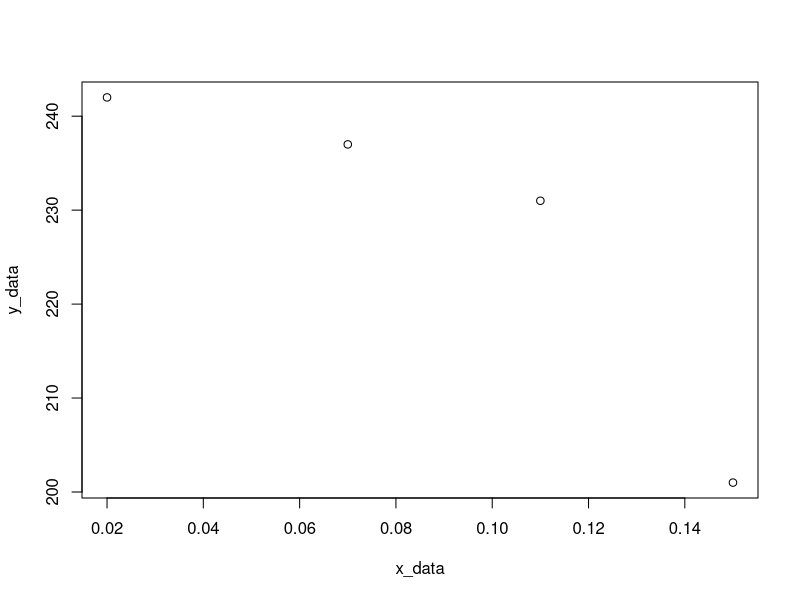

Write the R code that produced this figure. (Note: this script raises an error after producing the figure.)
## ---- chunk 1
rm(list = ls())
## ---- chunk 2
N <- 10000 # nolint
error_sd <- 10
x_data <- 1:N # non-random variable (explanatory variable)
error_data <- rnorm(N, mean = 0, sd = error_sd) # random variable and constant variance #nolint
b_0 <- 1 # intercept
b_1 <- 10 # slope
y_data <- b_0 + b_1 * x_data + error_data # response variable (Random variable)

x_data <-c(.02,.07,.11,.15)
y_data<-c(242,237,231,201)
N <- length(x_data)
y_bar <- mean(y_data)
x_bar <- mean(x_data)

data <- data.frame(cbind(x_data, y_data))
## ---- chunk 3
# ydata ~ xdata means (ydata = b_0 + b_1 * xdata)
lm_model <- lm(y_data ~ x_data, data = data)
summary(lm_model)

b_1_estimator <- coef(lm_model)[2]
b_0_estimator <- coef(lm_model)[1]

y_data_hat <- b_0_estimator + b_1_estimator * x_data
y_data_hat
## ---- chunk 4
pearson_corr <- cor(x_data, y_data, method = "pearson")
spearman_corr <- cor(x_data, y_data, method = "spearman")
b_1_estimator <- pearson_corr * sd(y_data) / sd(x_data)
b_0_estimator <- y_bar - x_bar * b_1_estimator

print(b_0_estimator)
print(b_1_estimator)
print(pearson_corr)
print(pearson_corr ^ 2)
print(spearman_corr)

SSxx <- sum((x_data - x_bar)^2)
SSyy <- sum((y_data - y_bar)^2)
SSxy <- sum((y_data - y_bar) * (x_data - x_bar))

SSR <- sum((y_data_hat - y_bar)^2)
SSE <- sum((y_data - y_data_hat)^2)
SST <- sum((y_data - y_bar)^2)

print(SSR)
print(SSE)
print(SSR + SSE)
print(SST)

dof_r <- 1
dof_e <- N - 2
MSR <- SSR / dof_r
MSE <- SSE / dof_e
## ---- chunk 5
plot(x_data, y_data)
## ---- chunk 6
plot(x_data, error_data)
## ---- chunk 7
hist(error_data) # must be a bell shape centered around 0
## ---- chunk 8
# straight line if our errors are normally distributed with constant variance
qqnorm(error_data)
qqline(error_data)
## ---- chunk 9
aov <- aov(y_data ~ x_data, data = data)
summary(aov)

# Regression Sum of Squares: SSR = sigma (Y_hat_i - Y_bar)^2
# Error Sum of Squares     : SSE = sigma (Y_hat_i - Y_i)^2
# Total Sum of Squares     : SST = sigma (Y_i - Y_bar)^2
## ---- chunk 10
alpha <- 0.05

# In-built function
x_star <- c(0.1, 0.2)
x_star_data <- data.frame(x_data = x_star)
predict(lm_model, x_star_data,
        se.fit = TRUE, interval = "confidence", level = 1 - alpha)

# Long Hand calculations
mu_hat_x_star <- b_0_estimator + b_1_estimator * x_star

print(mu_hat_x_star)

sd_mu_hat_x_star <- sqrt(MSE * ((1 / N) + ((x_bar - x_star)^2 / SSxx)))
print(sd_mu_hat_x_star)

ci_lo <- mu_hat_x_star - qt(alpha / 2, N - 2, lower.tail = FALSE) * sd_mu_hat_x_star
ci_hi <- mu_hat_x_star + qt(alpha / 2, N - 2, lower.tail = FALSE) * sd_mu_hat_x_star

ci_frame <- data.frame(x_star = x_star, ci_lo = ci_lo, ci_hi = ci_hi)

print(ci_frame)
## ---- chunk 11
alpha <- 0.05

# In-built function
x_star <- c(0.1, 0.2)
x_star_data <- data.frame(x_data = x_star)
predict(lm_model, x_star_data,
        se.fit = TRUE, interval = "prediction", level = 1 - alpha)

# Long Hand calculations
mu_hat_x_star <- b_0_estimator + b_1_estimator * x_star

print(mu_hat_x_star)

sd_mu_hat_x_star <- sqrt(MSE * (1 + (1 / N) + ((x_bar - x_star)^2 / SSxx)))
print(sd_mu_hat_x_star)

ci_lo <- mu_hat_x_star -
            qt(alpha / 2, N - 2, lower.tail = FALSE) * sd_mu_hat_x_star
ci_hi <- mu_hat_x_star +
            qt(alpha / 2, N - 2, lower.tail = FALSE) * sd_mu_hat_x_star

ci_frame <- data.frame(x_star = x_star, ci_lo = ci_lo, ci_hi = ci_hi)

print(ci_frame)
